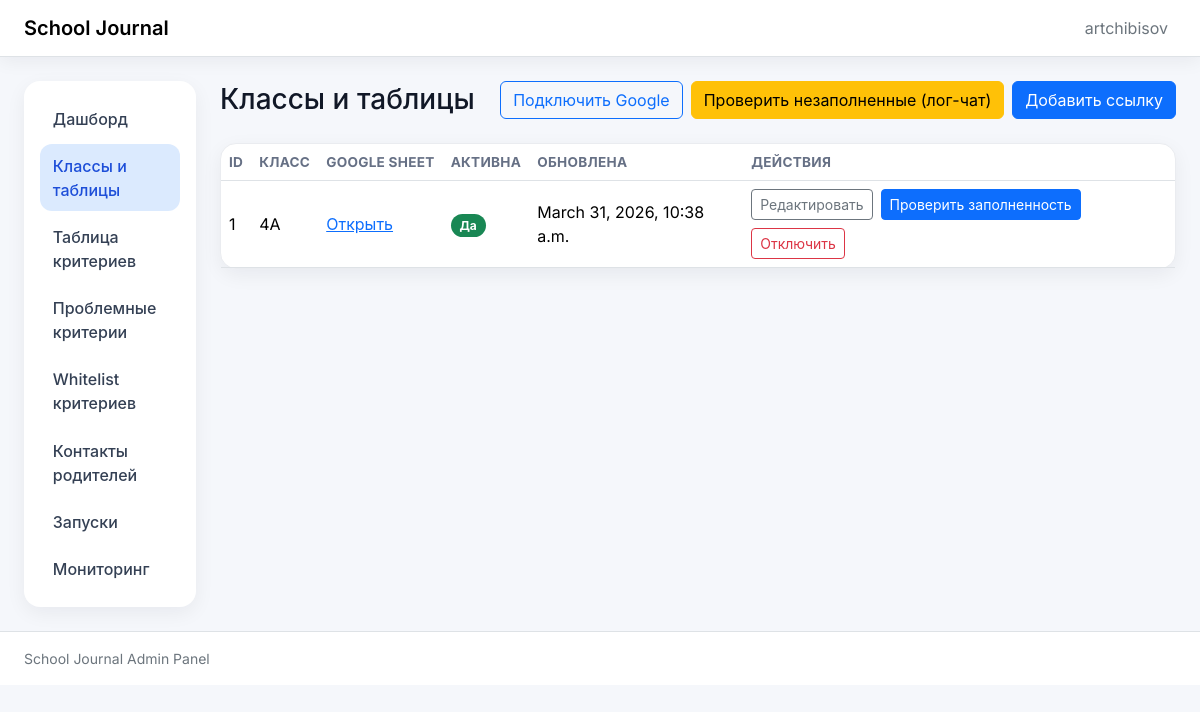
Before: /links/ (signed in) with the older database file.
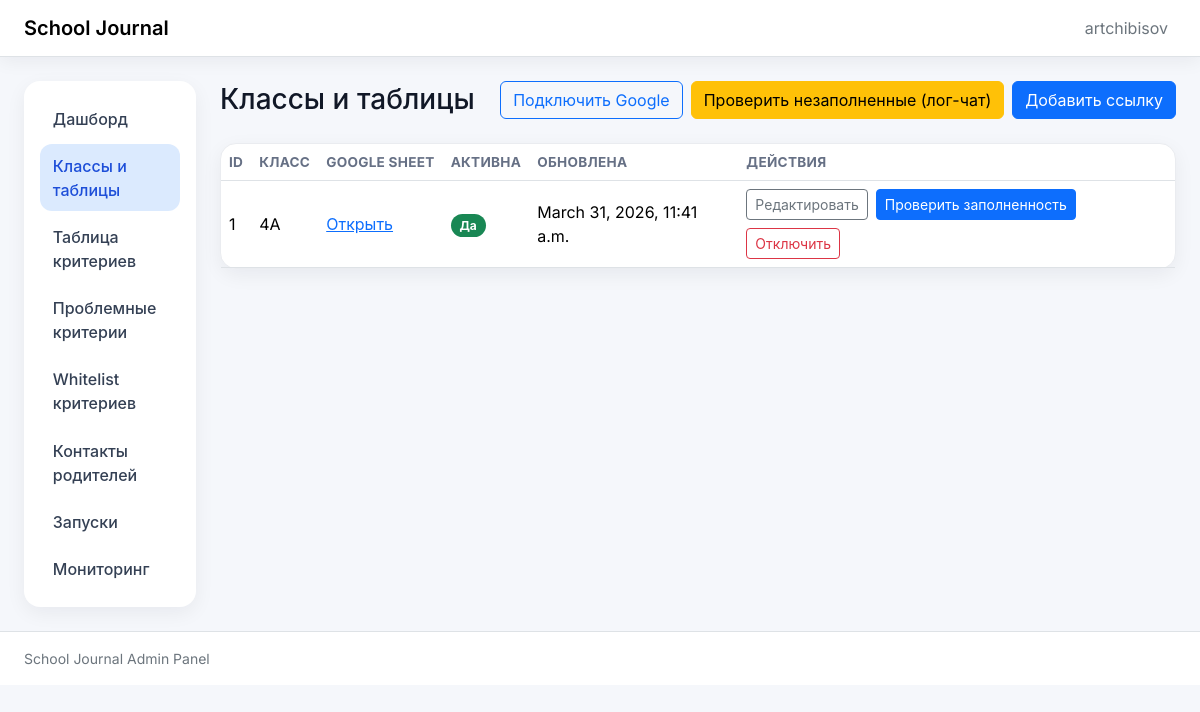
After: the same page with the newer database file.
### journal_links/models.py (models this page shows, shortened)
class ClassSheetLink(models.Model):
    class_code = models.CharField(max_length=64)
    subject_name = models.CharField(max_length=255, blank=True, default="")
    teacher_name = models.CharField(max_length=255, blank=True, default="")
    google_sheet_url = models.URLField(max_length=500)
    is_active = models.BooleanField(default=True)
    updated_at = models.DateTimeField(auto_now=True)
    class Meta:
        constraints = [
            models.UniqueConstraint(
                fields=["class_code", "subject_name"],
                name="uq_classsheetlink_class_subject",
            )
        ]
        ordering = ["class_code", "subject_name"]

### journal_links/views.py (the view)
# urls.py: path("", RedirectView.as_view(pattern_name="journal_links:list_links", permanent=False), name="dashboard"),
@login_required
@permission_required_403("journal_links.view_classsheetlink", message="Доступ запрещён: нет прав на просмотр ссылок классов.")
def list_links(request):
    links = ClassSheetLink.objects.all().order_by("-is_active", "class_code", "id")
    return render(request, "journal_links/list.html", {"links": links, "google_oauth_status": get_google_oauth_status()})

### admin_panel/authz.py (called while the page is built)
def permission_required_403(perm: str, *, message: str | None = None) -> Callable:
    deny_message = message or "Доступ запрещён: недостаточно прав для выполнения действия."
    def decorator(view_func: Callable) -> Callable:
        @wraps(view_func)
        def _wrapped(request: HttpRequest, *args, **kwargs) -> HttpResponse:
            if request.user.has_perm(perm):
                return view_func(request, *args, **kwargs)
            messages.error(request, deny_message)
            return HttpResponseForbidden(deny_message)
        return _wrapped
    return decorator

### admin_panel/google_oauth.py (called while the page is built)
def _configured_path(env_name: str, default: Path) -> Path:
    raw = (os.getenv(env_name) or "").strip()
    if not raw:
        return default
    path = Path(raw)
    if not path.is_absolute():
        path = Path(settings.BASE_DIR, path)
    return _map_container_path_to_local_project(path)

def get_google_oauth_client_secret_path() -> Path:
    return _configured_path(
        "GOOGLE_OAUTH_CLIENT_SECRET_PATH",
        Path(settings.BASE_DIR, "creds", "google", "client_secret.json"),
    )

### journal_links/templates/journal_links/list.html (shortened to what this page needs)
{% extends "base.html" %}
{% block page_heading %}Классы и таблицы{% endblock %}
{% block page_actions %}
  {% if perms.journal_links.change_classsheetlink %}
    <form method="post" action="{% url 'journal_links:start_google_oauth' %}">
      <button class="btn {% if google_oauth_status.is_ready %}btn-outline-success{% else %}btn-outline-primary{% endif %}" type="submit">
        {% if google_oauth_status.is_ready %}Обновить Google-токен{% else %}Подключить Google{% endif %}
      </button>
    </form>
  {% endif %}
 {% if perms.jobs.run_check_missing_data %}
    <form method="post" action="{% url 'journal_links:run_missing_data_check' %}">
      <button class="btn btn-warning" type="submit">Проверить незаполненные (лог-чат)</button>
    </form>
  {% endif %}
  {% if perms.journal_links.add_classsheetlink %}
    <a class="btn btn-primary" href="{% url 'journal_links:create_link' %}">Добавить ссылку</a>
  {% endif %}
{% endblock %}
{% block content %}
<section class="card">
    <div class="card-body p-0">
      <div class="table-responsive">
        <table class="table table-hover align-middle mb-0">
          <thead>
            <tr>
              <th>ID</th>
              <th>Класс</th>
              <th>Google Sheet</th>
              <th>Активна</th>
              <th>Обновлена</th>
              <th>Действия</th>
            </tr>
          </thead>
          <tbody>
            {% for link in links %}
              <tr>
                <td>{{ link.id }}</td>
                <td>{{ link.class_code }}</td>
                <td><a href="{{ link.google_sheet_url }}" target="_blank" rel="noopener" class="link-primary">Открыть</a></td>
                <td>
                  {% if link.is_active %}
                    <span class="badge badge-soft text-bg-success">Да</span>
                  {% else %}
                    <span class="badge badge-soft text-bg-secondary">Нет</span>
                  {% endif %}
                </td>
                <td>{{ link.updated_at }}</td>
                <td>
                  <div class="d-flex flex-wrap gap-2">
                    {% if perms.journal_links.change_classsheetlink %}
                      <a class="btn btn-outline-secondary btn-sm" href="{% url 'journal_links:edit_link' link.id %}">Редактировать</a>
                    {% endif %}
                    {% if link.is_active and perms.jobs.run_validation %}
                      <form method="post" action="{% url 'journal_links:run_link_validation' link.id %}">
                        <button class="btn btn-primary btn-sm" type="submit">Проверить заполненность</button>
                      </form>
                    {% endif %}
                    {% if link.is_active and perms.journal_links.change_classsheetlink %}
                      <form method="post" action="{% url 'journal_links:disable_link' link.id %}">
                        <button class="btn btn-outline-danger btn-sm" type="submit">Отключить</button>
                      </form>
                    {% endif %}
                  </div>
                </td>
              </tr>
            {% empty %}
              <tr><td class="table-empty" colspan="6">Ссылок пока нет.</td></tr>
            {% endfor %}
          </tbody>
        </table>
      </div>
    </div>
  </section>
{% endblock %}

Changed rows visible on the page:
changed ClassSheetLink id 1: updated_at "March 31, 2026, 10:38 a.m." → "March 31, 2026, 11:41 a.m."
